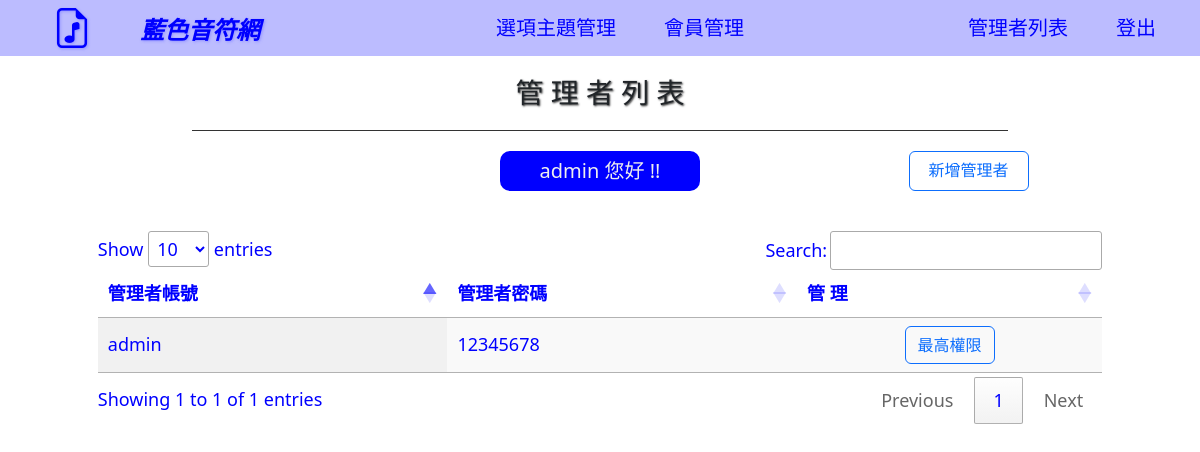
The app's page /admin_center.php?do=admin (signed in), older data.
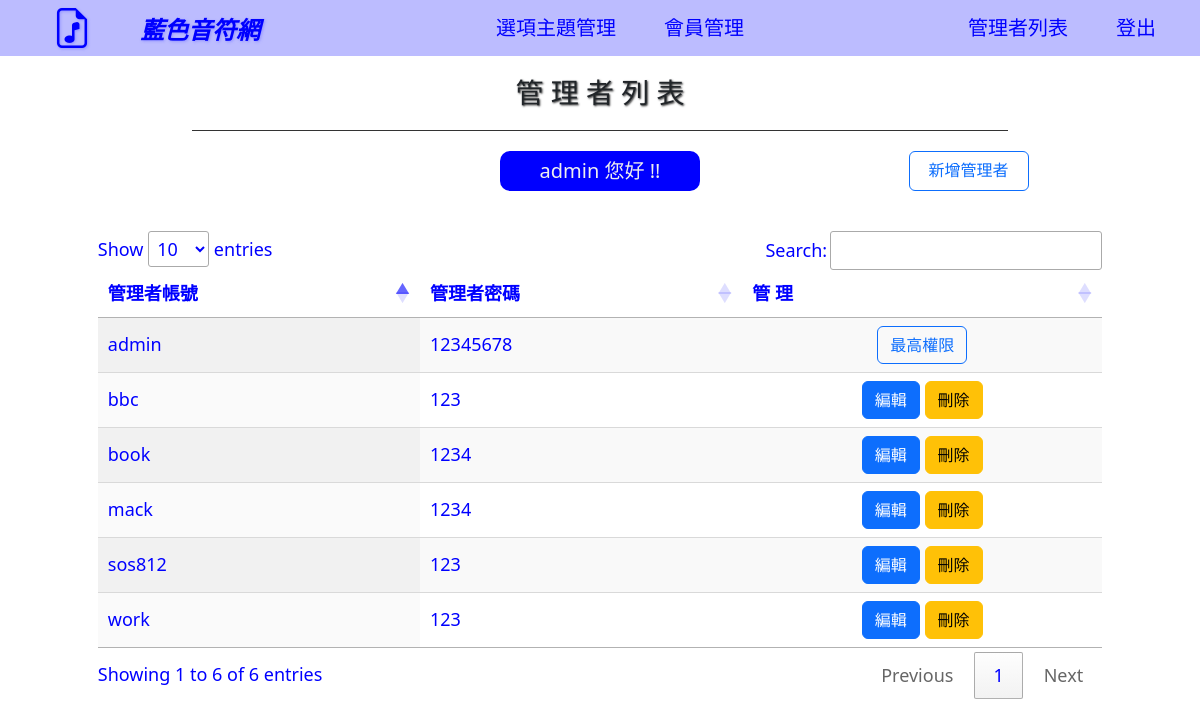
The same page, newer data.
### tables this page shows
CREATE TABLE `admin_hw` (
  `id` int(12) UNSIGNED NOT NULL,
  `acc` varchar(16) NOT NULL,
  `pw` varchar(16) NOT NULL,
  `creaded_at` timestamp NOT NULL DEFAULT current_timestamp() ON UPDATE current_timestamp()
);

### db/base.php (called while the page is built, shortened)
<?php
class DB
{
    protected $table;
       protected $dsn="mysql:host=localhost;charset=utf8;dbname=opinion";
    protected $pdo;
    function __construct($table)
    {
        $this->pdo = new PDO($this->dsn,'root','');
        $this->table = $table;
    }
    function all(...$arg){
        $sql = "select * from $this->table ";
        if(isset($arg[0])){
            if(is_array($arg[0])){
                $tmp = $this->arrayToSqlArray($arg[0]);
                $sql .= " where " .join(" && ",$tmp);
            }else{
                $sql .= $arg[0];
            }
        }
        return $this->pdo->query($sql)->fetchAll(PDO::FETCH_ASSOC);
    }
}
$admin = new DB("admin_hw");

### back/admin.php (the view, shortened to what this page needs)
<h1>管 理 者 列 表</h1>
<div class="admin_er">
    <div></div>
    <div class="admin"><?= $_SESSION['admin'] ?> 您好 !!</div>
    <a href="?do=admin_add" class="btn btn-outline-primary ">新增管理者</a>
</div>
<div class="container">
    <div class="admin_sh"">
        <table id="adminTable" class="display">
        <thead>
            <tr>
                <th>管理者帳號</th>
                <th>管理者密碼</th>
                <th>管 理</th>
            </tr>
        </thead>
        <tbody>
            <?php
            $rows = $admin->all(" order by id ");
            foreach ($rows as $key => $row) {
            ?>
                <tr>
                    <td><?= $row['acc'] ?></td>
                    <td><?= $row['pw'] ?></td>
                    <?php
                    if ($row['acc'] == "admin") {
                    ?>
                        <td style="text-align:center;">
                            <button type="button" class="btn btn-outline-primary">最高權限</button>
                        </td>
                    <?php  } elseif ($row['acc'] == $_SESSION['admin']) {  ?>
                        <td style="text-align:center;">
                            <a href="?do=admin_edit&id=<?= $row['id'] ?>" class="btn btn-primary">編輯</a>
                        </td>
                    <?php } else { ?>
                        <td style="text-align:center;">
                            <a href="?do=admin_edit&id=<?= $row['id'] ?>" class="btn btn-primary">編輯</a>
                            <a href="./api/admin_del.php?id=<?= $row['id'] ?>" class="btn btn-warning" onclick="
                                return confirm('確定刪除會員帳號 : <?= $row['acc'] ?>  ?')">刪除</a>
                        </td>
                    <?php } ?>
                </tr>
            <?php   } ?>
        </tbody>
        </table>
    </div>
</div>

Row changes from the older to the newer data that the page shows:
added admin_hw: acc "sos812", pw "123"
added admin_hw: acc "mack", pw "1234"
added admin_hw: acc "book", pw "1234"
added admin_hw: acc "work", pw "123"
added admin_hw: acc "bbc", pw "123"
Text that changed along with them:
text written by a page script: "Show entries Search: Showing 1 to 1 of 1 entries Previous 1 Next" → "Show entries Search: Showing 1 to 6 of 6 entries Previous 1 Next"
